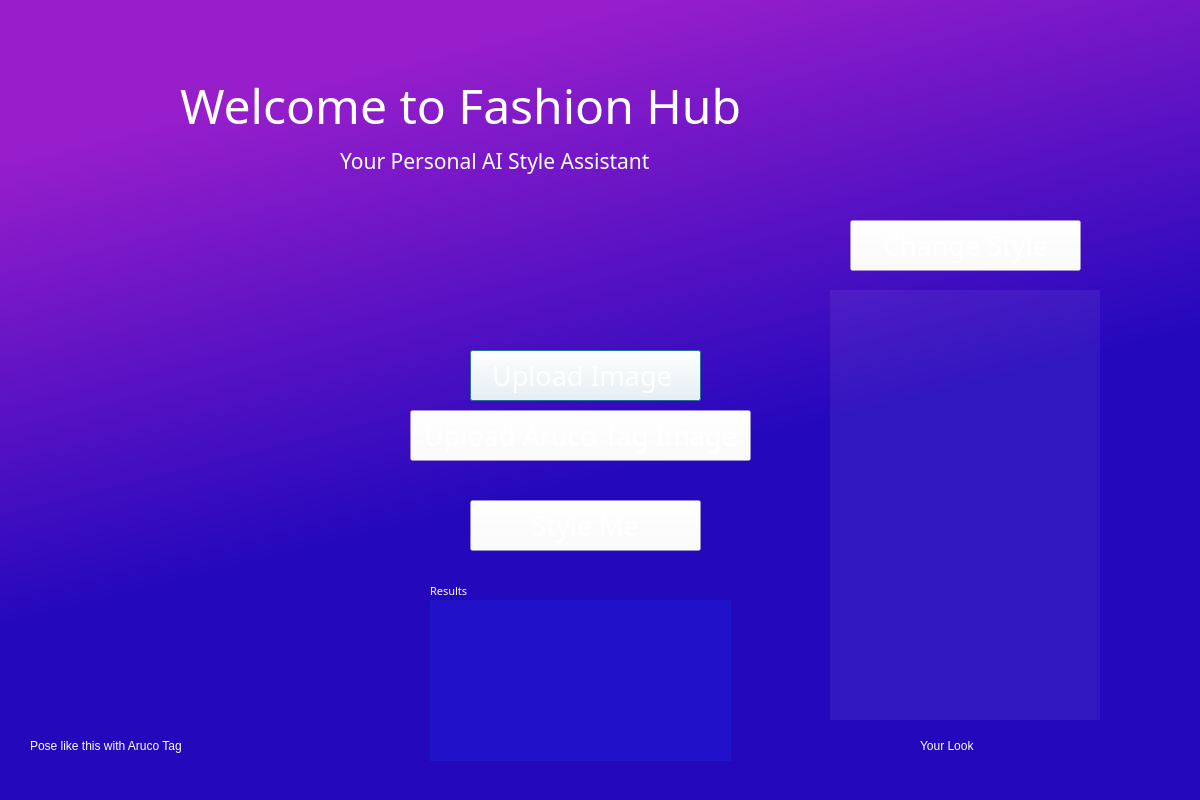
<?xml version="1.0" encoding="UTF-8"?>
<ui version="4.0">
 <class>Dialog</class>
 <widget class="QDialog" name="Dialog">
  <property name="geometry">
   <rect>
    <x>0</x>
    <y>0</y>
    <width>1200</width>
    <height>800</height>
   </rect>
  </property>
  <property name="windowTitle">
   <string>Dialog</string>
  </property>
  <widget class="QWidget" name="widget" native="true">
   <property name="geometry">
    <rect>
     <x>0</x>
     <y>0</y>
     <width>1200</width>
     <height>800</height>
    </rect>
   </property>
   <property name="styleSheet">
    <string notr="true">QWidget#widget{background-color:qlineargradient(spread:pad, x1:0.786, y1:1, x2:0.423, y2:0.0349091, stop:0.457711 rgba(35, 8, 188, 255), stop:1 rgba(152, 30, 204, 255));}</string>
   </property>
   <widget class="QLabel" name="label">
    <property name="geometry">
     <rect>
      <x>180</x>
      <y>40</y>
      <width>841</width>
      <height>131</height>
     </rect>
    </property>
    <property name="font">
     <font>
      <family>Copperplate Gothic Bold</family>
      <pointsize>36</pointsize>
      <weight>50</weight>
      <italic>false</italic>
      <bold>false</bold>
     </font>
    </property>
    <property name="styleSheet">
     <string notr="true">color:rgb(255, 255, 255);
font: 36pt &quot;Copperplate Gothic Bold&quot;;</string>
    </property>
    <property name="text">
     <string>Welcome to Fashion Hub</string>
    </property>
   </widget>
   <widget class="QPushButton" name="pushButton">
    <property name="geometry">
     <rect>
      <x>470</x>
      <y>350</y>
      <width>231</width>
      <height>51</height>
     </rect>
    </property>
    <property name="font">
     <font>
      <family>PMingLiU-ExtB</family>
      <pointsize>20</pointsize>
      <weight>50</weight>
      <italic>false</italic>
      <bold>false</bold>
     </font>
    </property>
    <property name="styleSheet">
     <string notr="true">font: 20pt &quot;PMingLiU-ExtB&quot;;color:rgb(255, 255, 255);
background-color:rgba(255, 255, 255, 55)</string>
    </property>
    <property name="text">
     <string>Upload Image </string>
    </property>
   </widget>
   <widget class="QLabel" name="label_2">
    <property name="geometry">
     <rect>
      <x>340</x>
      <y>140</y>
      <width>501</width>
      <height>41</height>
     </rect>
    </property>
    <property name="font">
     <font>
      <family>Copperplate Gothic Light</family>
      <pointsize>16</pointsize>
      <weight>50</weight>
      <italic>false</italic>
      <bold>false</bold>
     </font>
    </property>
    <property name="styleSheet">
     <string notr="true">color:rgb(255, 255, 255);
font: 16pt &quot;Copperplate Gothic Light&quot;;</string>
    </property>
    <property name="text">
     <string>Your Personal AI Style Assistant</string>
    </property>
   </widget>
   <widget class="QLabel" name="label_3">
    <property name="geometry">
     <rect>
      <x>60</x>
      <y>290</y>
      <width>270</width>
      <height>430</height>
     </rect>
    </property>
    <property name="text">
     <string/>
    </property>
    <property name="pixmap">
     <pixmap>EJGs3crWkAIS7OV_270x430.png</pixmap>
    </property>
   </widget>
   <widget class="QLabel" name="label_4">
    <property name="geometry">
     <rect>
      <x>30</x>
      <y>720</y>
      <width>361</width>
      <height>51</height>
     </rect>
    </property>
    <property name="styleSheet">
     <string notr="true">font: 14pt &quot;NSimSun&quot;;color:rgb(255, 255, 255)</string>
    </property>
    <property name="text">
     <string>Pose like this with Aruco Tag</string>
    </property>
   </widget>
   <widget class="QPushButton" name="pushButton_2">
    <property name="geometry">
     <rect>
      <x>470</x>
      <y>500</y>
      <width>231</width>
      <height>51</height>
     </rect>
    </property>
    <property name="font">
     <font>
      <family>PMingLiU-ExtB</family>
      <pointsize>20</pointsize>
      <weight>50</weight>
      <italic>false</italic>
      <bold>false</bold>
     </font>
    </property>
    <property name="styleSheet">
     <string notr="true">font: 20pt &quot;PMingLiU-ExtB&quot;;color:rgb(255, 255, 255);
background-color:rgba(255, 255, 255, 55)</string>
    </property>
    <property name="text">
     <string>Style Me</string>
    </property>
   </widget>
   <widget class="QTextEdit" name="textEdit">
    <property name="geometry">
     <rect>
      <x>430</x>
      <y>600</y>
      <width>301</width>
      <height>161</height>
     </rect>
    </property>
    <property name="styleSheet">
     <string notr="true">background-color:rgba(26, 57, 255, 55);
font: 63 12pt &quot;Lucida Fax&quot;;color:rgb(255, 255, 255);</string>
    </property>
    <property name="html">
     <string>&lt;!DOCTYPE HTML PUBLIC &quot;-//W3C//DTD HTML 4.0//EN&quot; &quot;http://www.w3.org/TR/REC-html40/strict.dtd&quot;&gt;
&lt;html&gt;&lt;head&gt;&lt;meta name=&quot;qrichtext&quot; content=&quot;1&quot; /&gt;&lt;style type=&quot;text/css&quot;&gt;
p, li { white-space: pre-wrap; }
&lt;/style&gt;&lt;/head&gt;&lt;body style=&quot; font-family:'Lucida Fax'; font-size:12pt; font-weight:56; font-style:normal;&quot;&gt;
&lt;p style=&quot;-qt-paragraph-type:empty; margin-top:0px; margin-bottom:0px; margin-left:0px; margin-right:0px; -qt-block-indent:0; text-indent:0px;&quot;&gt;&lt;br /&gt;&lt;/p&gt;&lt;/body&gt;&lt;/html&gt;</string>
    </property>
   </widget>
   <widget class="QLabel" name="label_5">
    <property name="geometry">
     <rect>
      <x>430</x>
      <y>580</y>
      <width>301</width>
      <height>21</height>
     </rect>
    </property>
    <property name="font">
     <font>
      <family>Copperplate Gothic Light</family>
      <pointsize>8</pointsize>
      <weight>50</weight>
      <italic>false</italic>
      <bold>false</bold>
     </font>
    </property>
    <property name="styleSheet">
     <string notr="true">color:rgb(255, 255, 255);
font: 8pt &quot;Copperplate Gothic Light&quot;;</string>
    </property>
    <property name="text">
     <string>Results</string>
    </property>
   </widget>
   <widget class="QLabel" name="Result_Image">
    <property name="geometry">
     <rect>
      <x>830</x>
      <y>290</y>
      <width>270</width>
      <height>430</height>
     </rect>
    </property>
    <property name="styleSheet">
     <string notr="true">background-color:rgba(255, 255, 255, 15)</string>
    </property>
    <property name="text">
     <string/>
    </property>
   </widget>
   <widget class="QLabel" name="label_6">
    <property name="geometry">
     <rect>
      <x>920</x>
      <y>720</y>
      <width>121</width>
      <height>51</height>
     </rect>
    </property>
    <property name="styleSheet">
     <string notr="true">font: 14pt &quot;NSimSun&quot;;color:rgb(255, 255, 255)</string>
    </property>
    <property name="text">
     <string>Your Look</string>
    </property>
   </widget>
   <widget class="QPushButton" name="pushButton_3">
    <property name="geometry">
     <rect>
      <x>410</x>
      <y>410</y>
      <width>341</width>
      <height>51</height>
     </rect>
    </property>
    <property name="font">
     <font>
      <family>PMingLiU-ExtB</family>
      <pointsize>20</pointsize>
      <weight>50</weight>
      <italic>false</italic>
      <bold>false</bold>
     </font>
    </property>
    <property name="styleSheet">
     <string notr="true">font: 20pt &quot;PMingLiU-ExtB&quot;;color:rgb(255, 255, 255);
background-color:rgba(255, 255, 255, 55)</string>
    </property>
    <property name="text">
     <string>Upload Aruco Tag Image</string>
    </property>
   </widget>
   <widget class="QPushButton" name="pushButton_4">
    <property name="geometry">
     <rect>
      <x>850</x>
      <y>220</y>
      <width>231</width>
      <height>51</height>
     </rect>
    </property>
    <property name="font">
     <font>
      <family>PMingLiU-ExtB</family>
      <pointsize>20</pointsize>
      <weight>50</weight>
      <italic>false</italic>
      <bold>false</bold>
     </font>
    </property>
    <property name="styleSheet">
     <string notr="true">font: 20pt &quot;PMingLiU-ExtB&quot;;color:rgb(255, 255, 255);
background-color:rgba(255, 255, 255, 55)</string>
    </property>
    <property name="text">
     <string>Change Style</string>
    </property>
   </widget>
  </widget>
 </widget>
 <resources/>
 <connections/>
</ui>
